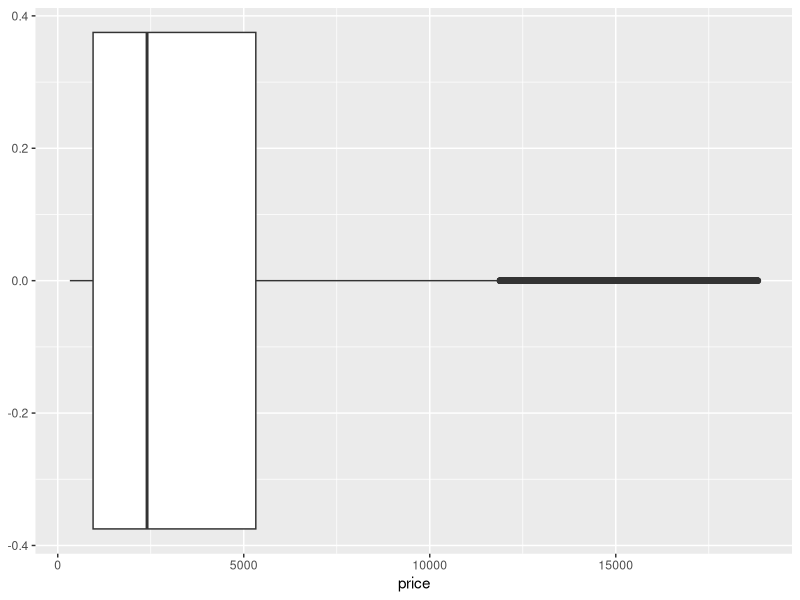
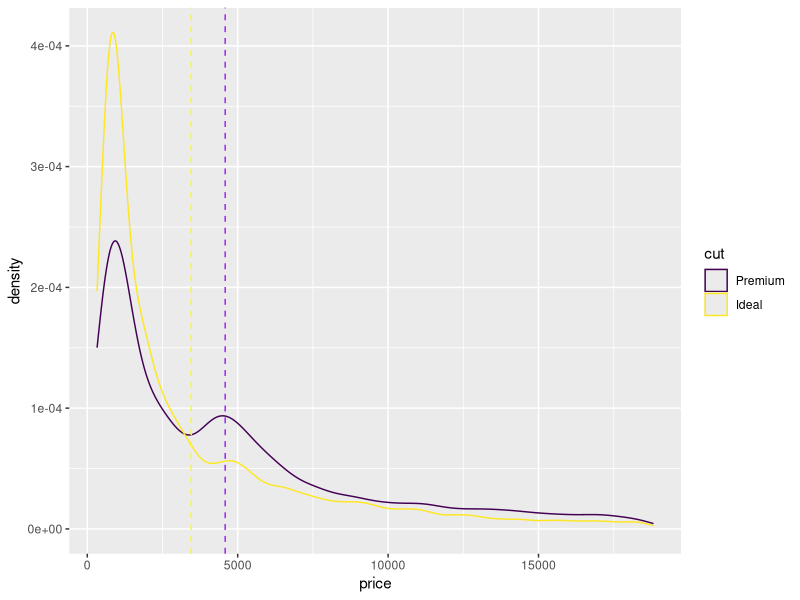
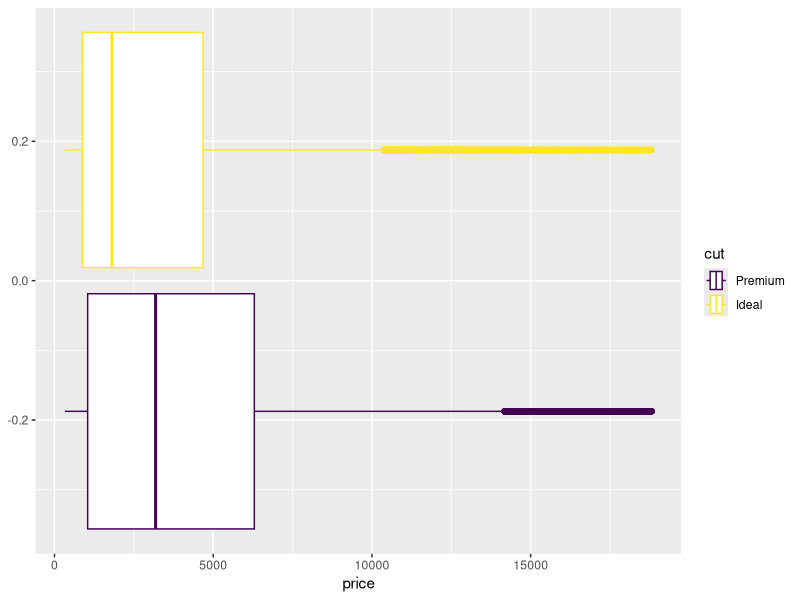
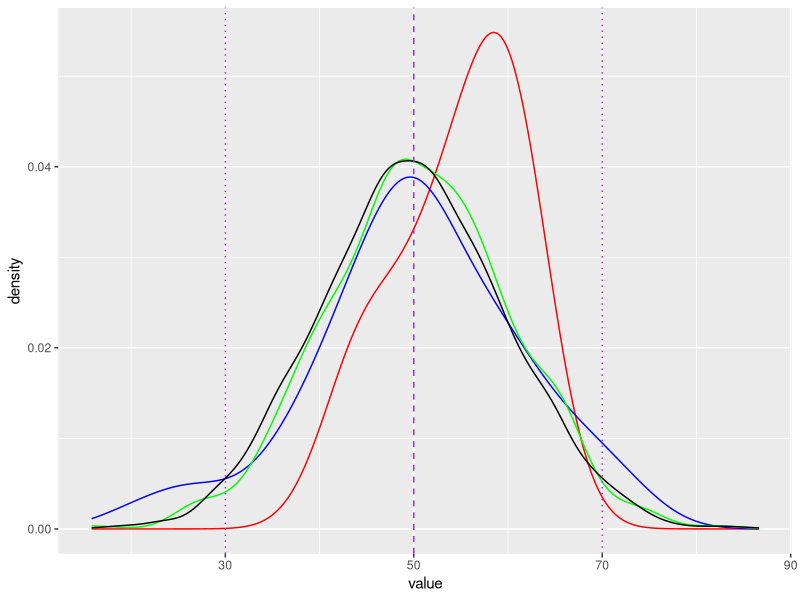
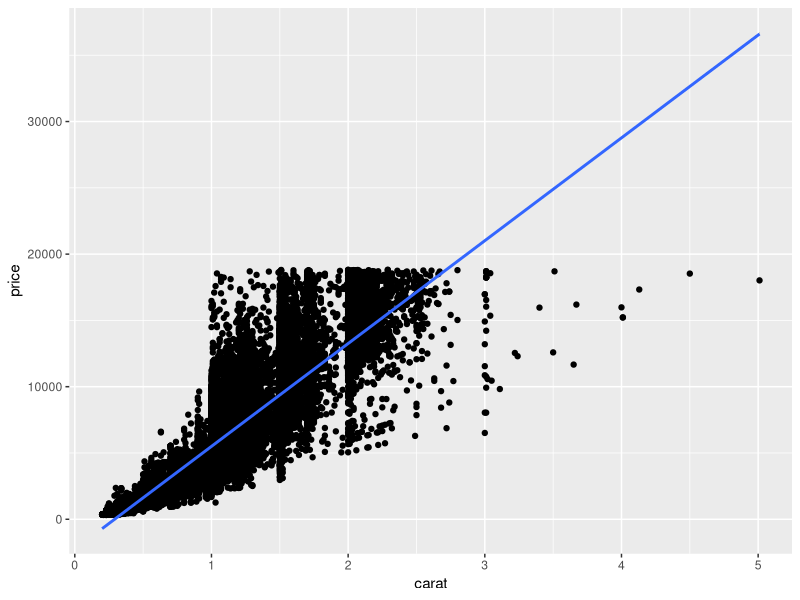
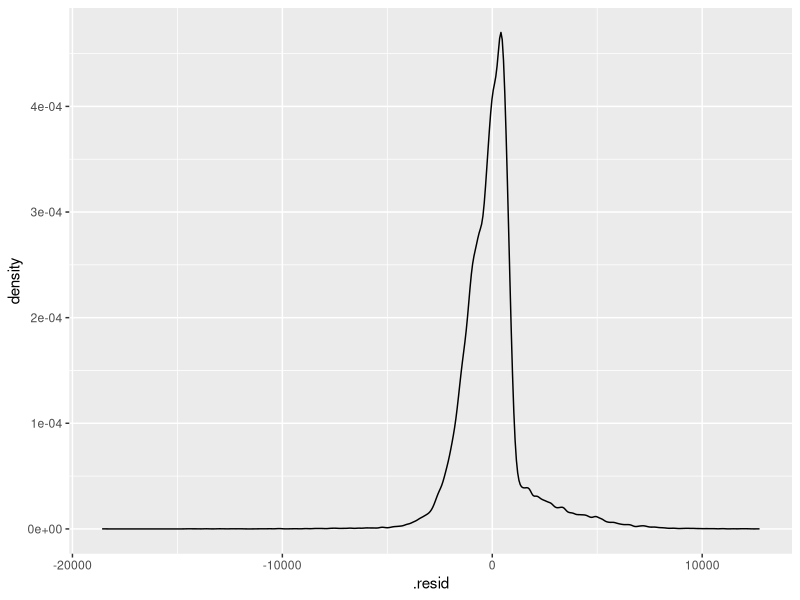
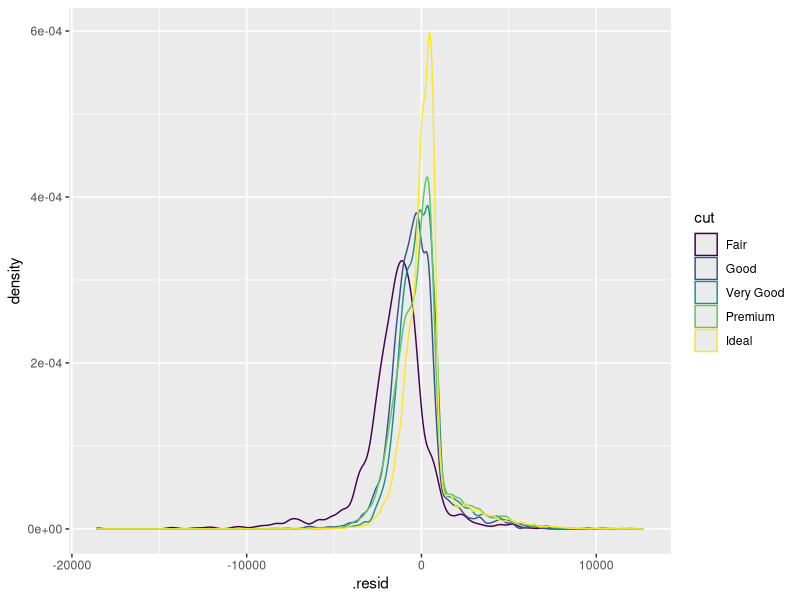
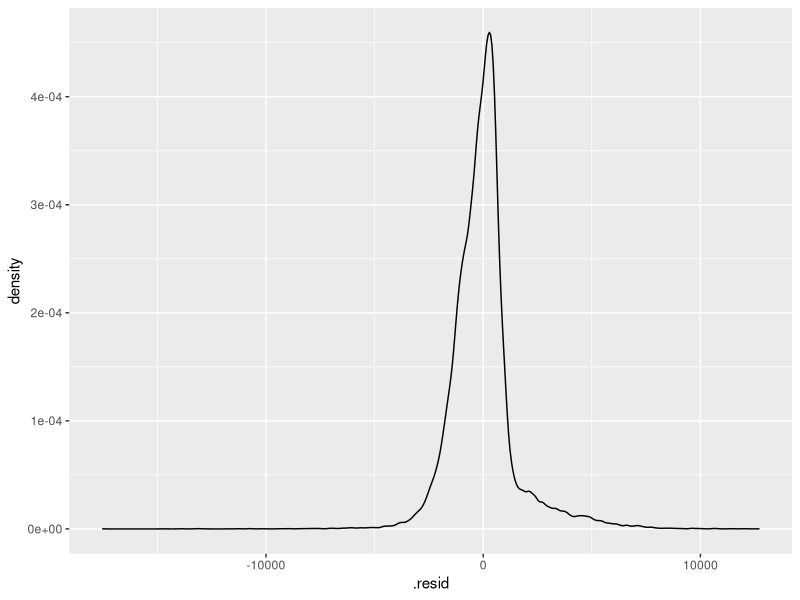

These charts were generated, in order, by the following R code:
### Model ######################################################################
library(tidyverse)

# install.packages("broom")
# install.packages("rpart")
library(broom)
library(rpart)

diamonds %>% glimpse()

### Basic Statistics ###########################################################
summary(diamonds)
summary(diamonds$price)  # Five number summary with mean
summary(diamonds$color)  # Class counts

fivenum(diamonds$price)  # Five number summary

mean(diamonds$price)

ggplot(diamonds, aes(x=price)) + geom_boxplot()

tTestData <- diamonds %>% filter(cut %in% c("Ideal", "Premium"))

summary(tTestData$cut)
summary(tTestData$price)

fivenum((tTestData %>% filter(cut == "Premium"))$price)
fivenum((tTestData %>% filter(cut == "Ideal"))$price)

# Means testing
mean((tTestData %>% filter(cut == "Premium"))$price)
mean((tTestData %>% filter(cut == "Ideal"))$price)

sd((tTestData %>% filter(cut == "Premium"))$price)
sd((tTestData %>% filter(cut == "Ideal"))$price)

tTestData %>% 
  ggplot(aes(x=price, color=cut)) + 
  geom_density() +
  geom_vline(xintercept=mean((tTestData %>% filter(cut == "Premium"))$price),
    linetype="dashed", color = "purple") +
  geom_vline(xintercept=mean((tTestData %>% filter(cut == "Ideal"))$price),
    linetype="dashed", color = "yellow")

tTestData %>% 
  ggplot(aes(x=price, color=cut)) + 
  geom_boxplot()

t.test(tTestData$price~tTestData$cut)
t.test(tTestData$price~tTestData$cut,  alternative="less")

# Generating random values
set.seed(77)
normalDist5 <- as_tibble(rnorm(5, m=50, sd=10))
normalDist50 <- as_tibble(rnorm(50, m=50, sd=10))
normalDist500 <- as_tibble(rnorm(500, m=50, sd=10))
normalDist5000 <- as_tibble(rnorm(5000, m=50, sd=10))

mean(normalDist5$value)
sd(normalDist5$value)

mean(normalDist5000$value)
sd(normalDist5000$value)

ggplot() + 
  geom_density(data=normalDist5, aes(x=value), color="red") +
  geom_density(data=normalDist50, aes(x=value), color="blue") +
  geom_density(data=normalDist500, aes(x=value), color="green") +
  geom_density(data=normalDist5000, aes(x=value), color="black") +
  geom_vline(xintercept=50, linetype="dashed", color = "purple") +  # Mean
  geom_vline(xintercept=30, linetype="dotted", color = "purple") +  # Sd-2
  geom_vline(xintercept=70, linetype="dotted", color = "purple")    # Sd+2

### Linear Regression ##########################################################
model1 <- lm(price~carat, diamonds)
model1

newdata <- tribble(
  ~carat ,
  1,
  0.1
  )

predict(model1, newdata)

diamonds %>% 
  ggplot(aes(x=carat, y=price)) + 
  geom_point() + 
  geom_smooth(method="lm", formula = y ~ x)

# Broom package
tidy(model1)
glance(model1)
augment(model1)

augment(model1) %>%
  ggplot(aes(x=.resid)) + 
  geom_density()

augment(model1, diamonds)

augment(model1, diamonds) %>%
  ggplot(aes(x=.resid, color=cut)) + 
  geom_density()

model2 <- lm(price ~ 0 + carat + cut, diamonds)
model2

tidy(model2)
tidy(model1)

glance(model2)
augment(model2)

augment(model2) %>%
  ggplot(aes(x=.resid)) + 
  geom_density()

augment(model2, diamonds) %>%
  ggplot(aes(x=.resid, color=cut)) + 
  geom_density()

model3 <- lm(price ~ 0 + carat + cut + carat*cut, diamonds)

tidy(model3)
glance(model3)
augment(model3)

augment(model3, diamonds) %>%
  ggplot(aes(x=.resid)) + 
  geom_density()

model4 <- lm(log(price) ~ 0 + carat + cut, diamonds)
tidy(model4)

augment(model4, diamonds) %>%
  ggplot(aes(x=.resid)) + 
  geom_density()

model5 <- lm(log(price) ~ 0 + log(carat) + cut, diamonds)
tidy(model5)

augment(model5, diamonds) %>%
  ggplot(aes(x=.resid)) + 
  geom_density()

model6 <- lm(price ~ ., diamonds)
tidy(model6)

augment(model6, diamonds) %>%
  ggplot(aes(x=.resid)) + 
  geom_density()

bind_rows(glance(model1),
          glance(model2),
          glance(model3),
          glance(model4),
          glance(model5),
          glance(model6))

### Classification Tree ########################################################
fit1 <- rpart(cut ~ x + y + z + table,
  method="class", data=diamonds)

printcp(fit1) # display the results
plotcp(fit1) # visualize cross-validation results
summary(fit1) # detailed summary of splits

# plot tree
plot(fit1, uniform=TRUE,
  main="Classification Tree for Diamond cut")
text(fit1, use.n=TRUE, all=TRUE, cex=.6)

### Regression Tree ########################################################
fit2 <- rpart(price ~ carat + cut + color + clarity,
  method="anova", data=diamonds)

printcp(fit2) # display the results
plotcp(fit2) # visualize cross-validation results
summary(fit2) # detailed summary of splits

# plot tree
plot(fit2, uniform=TRUE,
  main="Regression Tree for Diamond Price")
text(fit2, use.n=TRUE, all=TRUE, cex=.6)


### K Nearest Neighbors ########################################################
set.seed(777)

# Two dimensional example
diamonds2d <- diamonds %>% 
  select(x, y)

k2d <- kmeans(diamonds2d, 5, nstart = 25)
k2d

example2d <- bind_cols(diamonds, cluster = k2d$cluster)

ggplot(example2d, aes(x=x, y=y, color=cluster)) +
    geom_point()

ggplot(example2d, aes(x=x, y=y, color=factor(cluster))) +
  geom_point() +
  scale_y_continuous(limits = c(0, 10)) +
  scale_x_continuous(limits = c(3, 10))

diamondsDims <- diamonds %>% 
  select(x, y, z, table)

kCut <- kmeans(diamondsDims, 5, nstart = 25)
kCut

exampleDims <- bind_cols(diamondsDims, cluster = kCut$cluster)

ggplot(exampleDims, aes(x=x, y=y, color=z, size=table)) +
  geom_point(alpha=0.25)

ggplot(exampleDims, aes(x=x, y=y, color=z, size=table, shape=factor(cluster))) +
  geom_point(alpha=0.25) +
  scale_y_continuous(limits = c(2.5, 10)) +
  scale_x_continuous(limits = c(3, 10))


# Dimension Reduction For a Linear Model
diamondsSegmentation <- diamonds %>% 
  select(-x, -y, -z, -table)

model7 <- lm(price ~ ., diamondsSegmentation)
tidy(model7)

bind_rows(
  glance(model1),
  glance(model2),
  glance(model3),
  glance(model4),
  glance(model5),
  glance(model6),
  glance(model7))


